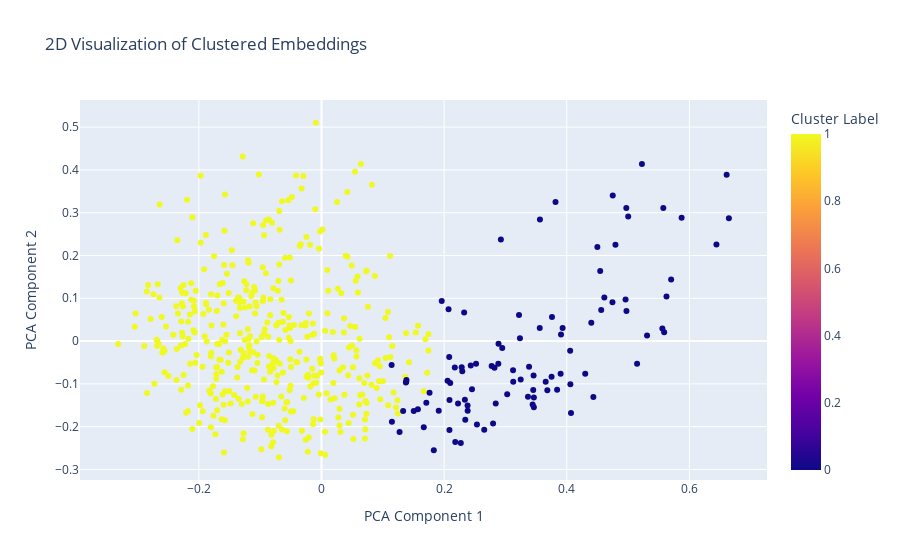

Here is the notebook cell this chart was saved with:
### Code cell
# Perform PCA to reduce the embeddings to 2 dimensions
pca = PCA(n_components=2)
reduced_embeddings_2d = pca.fit_transform(all_embeddings_array)

# Create a DataFrame for the reduced embeddings with cluster labels and column names
df_embeddings_2d = pd.DataFrame(reduced_embeddings_2d, columns=['PCA1', 'PCA2'])
df_embeddings_2d['ClusterLabel'] = cluster_labels
df_embeddings_2d['Column'] = column_associations

# Create an interactive scatter plot using Plotly Express
fig = px.scatter(df_embeddings_2d, x='PCA1', y='PCA2', color='ClusterLabel', hover_data=['Column'], title='2D Visualization of Clustered Embeddings')

# Customize the layout
fig.update_layout(
    coloraxis_colorbar=dict(title='Cluster Label'),
    xaxis_title='PCA Component 1',
    yaxis_title='PCA Component 2'
)

# Show the plot
fig.show()

### Figure 1 — Plotly figure (JSON) as saved in the notebook; plotly's stock layout.template omitted (floating-point values rounded to 4 significant figures; data arrays with more than 128 entries replaced by an {"elided": "..."} marker saying what was removed)
{"data": [{"customdata": {"elided": "500x1 str values"}, "hovertemplate": "PCA1=%{x}<br>PCA2=%{y}<br>Column=%{customdata[0]}<br>ClusterLabel=%{marker.color}<extra></extra>", "legendgroup": "", "marker": {"color": {"elided": "500 int values"}, "coloraxis": "coloraxis", "symbol": "circle"}, "mode": "markers", "name": "", "orientation": "v", "showlegend": false, "type": "scatter", "x": {"elided": "500 float values"}, "xaxis": "x", "y": {"elided": "500 float values"}, "yaxis": "y"}], "layout": {"coloraxis": {"colorbar": {"title": {"text": "Cluster Label"}}, "colorscale": [[0, "#0d0887"], [0.1111, "#46039f"], [0.2222, "#7201a8"], [0.3333, "#9c179e"], [0.4444, "#bd3786"], [0.5556, "#d8576b"], [0.6667, "#ed7953"], [0.7778, "#fb9f3a"], [0.8889, "#fdca26"], [1, "#f0f921"]]}, "legend": {"tracegroupgap": 0}, "title": {"text": "2D Visualization of Clustered Embeddings"}, "xaxis": {"anchor": "y", "domain": [0, 1], "title": {"text": "PCA Component 1"}}, "yaxis": {"anchor": "x", "domain": [0, 1], "title": {"text": "PCA Component 2"}}}}
